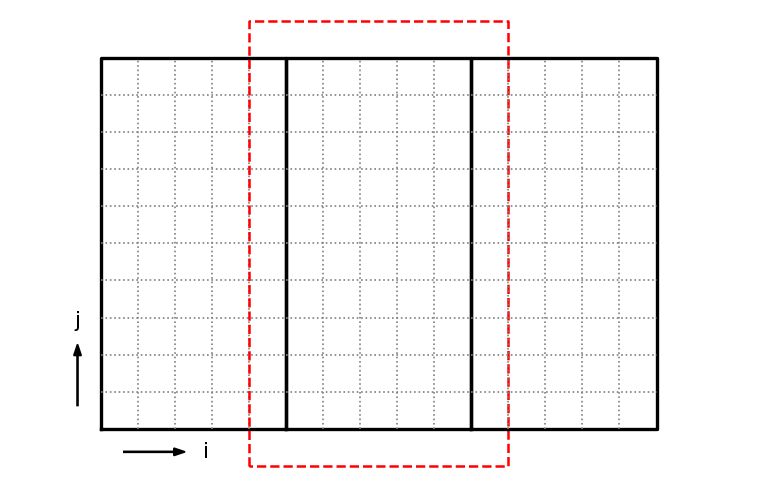

The Python source for this figure:
import matplotlib.pyplot as plt

def draw_box(ax, ll, uu, nx, ny, gridColor="0.5", ng=0):

    # draw the frame
    ax.plot([ll[0], ll[0], uu[0], uu[0], ll[0]],
            [ll[1], uu[1], uu[1], ll[1], ll[1]], color="k", lw=2)

    # draw the x grid lines
    dx = (uu[0] - ll[0])/nx
    for n in range(1, nx):
        ax.plot([ll[0]+n*dx, ll[0]+n*dx],
                [ll[1], uu[1]], color=gridColor, ls=":", lw=1)

    # draw the y grid lines
    dy = (uu[1] - ll[1])/ny
    for n in range(1, ny):
        ax.plot([ll[0], uu[0]],
                [ll[1]+n*dy, ll[1]+n*dy], color=gridColor, ls=":", lw=1)

    # ghostcells?
    if ng > 0:
        xmin = ll[0]-ng*dx
        xmax = uu[0]+ng*dx
        ymin = ll[1]-ng*dy
        ymax = uu[1]+ng*dy
        ax.plot([xmin, xmin, xmax, xmax, xmin],
                [ymin, ymax, ymax, ymin, ymin],
                ls="--", color="r")



fig, ax = plt.subplots()

draw_box(ax, [0., 0.], [1., 2.], 5, 10)
draw_box(ax, [1., 0.], [2., 2.], 5, 10, ng=1)
draw_box(ax, [2., 0.], [3., 2.], 5, 10)

ax.set_xlim(-0.25, 3.25)
ax.set_ylim(-0.25, 2.25)

ax.set_aspect("equal", "datalim")
ax.set_axis_off()

ax.arrow(0.125, -0.125, 0.33, 0,
         shape="full", head_width=0.04, head_length=0.06,
         lw=1, width=0.005,
         facecolor="k",
         length_includes_head=True, zorder=100)
ax.text(0.55, -0.125, "i", verticalalignment="center")


ax.arrow(-0.125, 0.125, 0, 0.33,
         shape="full", head_width=0.04, head_length=0.06,
         lw=1, width=0.005,
         facecolor="k",
         length_includes_head=True, zorder=100)
ax.text(-0.125, 0.55, "j", horizontalalignment="center")


fig.set_size_inches(6.5, 4.25)
fig.tight_layout()

fig.savefig("domain-oned.png", bbox_inches="tight")
